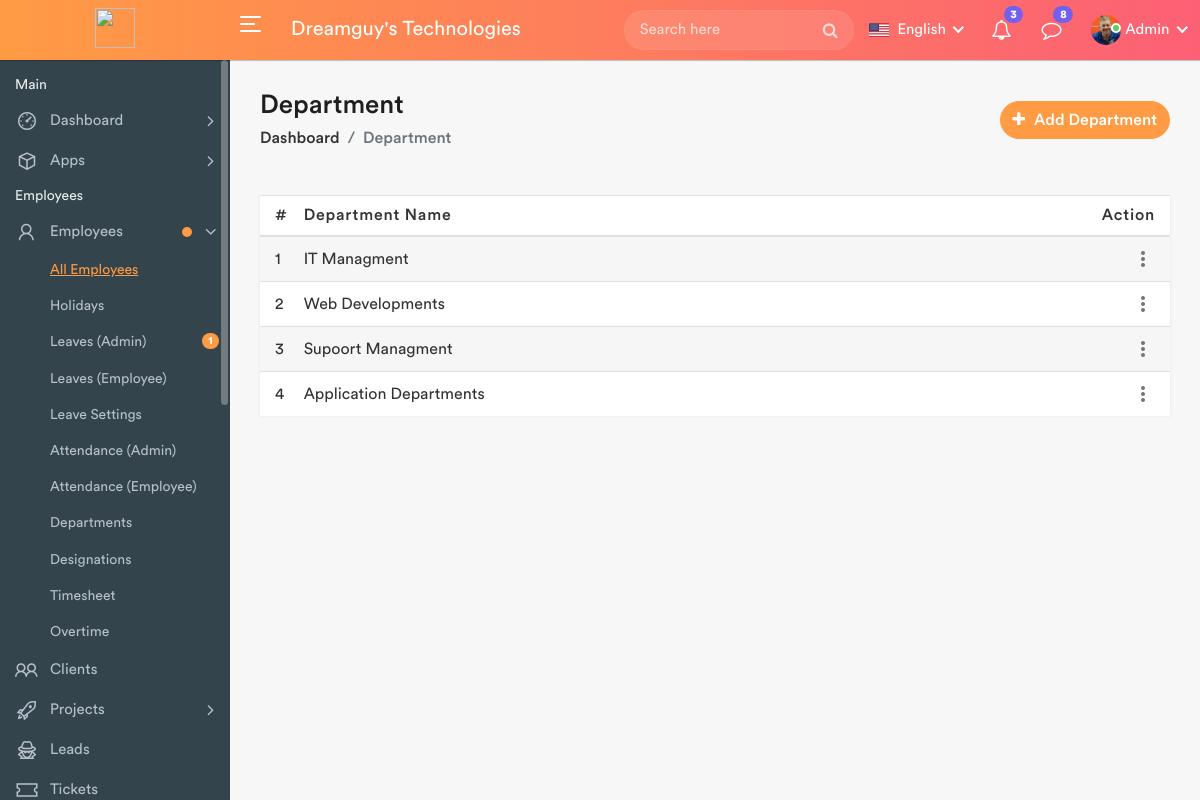
The page /departments on the database its author committed.
### HRMS_APP/models.py (models this page shows, shortened)
class Department(models.Model):
    department = models.CharField(max_length=100)

### HRMS_APP/views.py (the view)
# urls.py: path('departments', views.departments, name='departments'),
def departments(request):
    department = Department.objects.all()
    if request.POST:
        Department.objects.create(
            department = request.POST['department']
        )
        sweetify.success(request,"Departments Add Successfully..")
        return render(request,"departments.html",{'department':department})
    else:
        return render(request,"departments.html",{'department':department})

### HRMS_APP/templates/departments.html (shortened to what this page needs)
{% extends "header.html" %}
{% load static %}
{% block content %}
<div class="page-wrapper">
    <div class="content container-fluid">
        <div class="page-header">
            <div class="row align-items-center">
                <div class="col">
                    <h3 class="page-title">Department</h3>
                    <ul class="breadcrumb">
                        <li class="breadcrumb-item"><a href="admin_dashboard.html">Dashboard</a></li>
                        <li class="breadcrumb-item active">Department</li>
                    </ul>
                </div>
                <div class="col-auto float-right ml-auto">
                    <a href="#" class="btn add-btn" data-toggle="modal" data-target="#add_department"><i class="fa fa-plus"></i> Add Department</a>
                </div>
            </div>
        </div>
        <div class="row">
            <div class="col-md-12">
                <div>
                    <table class="table table-striped custom-table mb-0 datatable">
                        <thead>
                            <tr>
                                <th style="width: 30px;">#</th>
                                <th>Department Name</th>
                                <th class="text-right">Action</th>
                            </tr>
                        </thead>
                        <tbody>
                            {% for i in department %}
                            <tr>
                                <td>{{forloop.counter}}</td>
                                <td>{{i.department}}</td>
                                <td class="text-right">
                                    <div class="dropdown dropdown-action">
                                        <a href="#" class="action-icon dropdown-toggle" data-toggle="dropdown" aria-expanded="false"><i class="material-icons">more_vert</i></a>
                                    </div>
                                </td>
                            </tr>
                            {% endfor %}
                        </tbody>
                    </table>
                </div>
            </div>
        </div>
    </div>
</div>
{% endblock %}

### rows shown on the page
Department: department "IT Managment"
Department: department "Web Developments"
Department: department "Supoort Managment"
Department: department "Application Departments"
